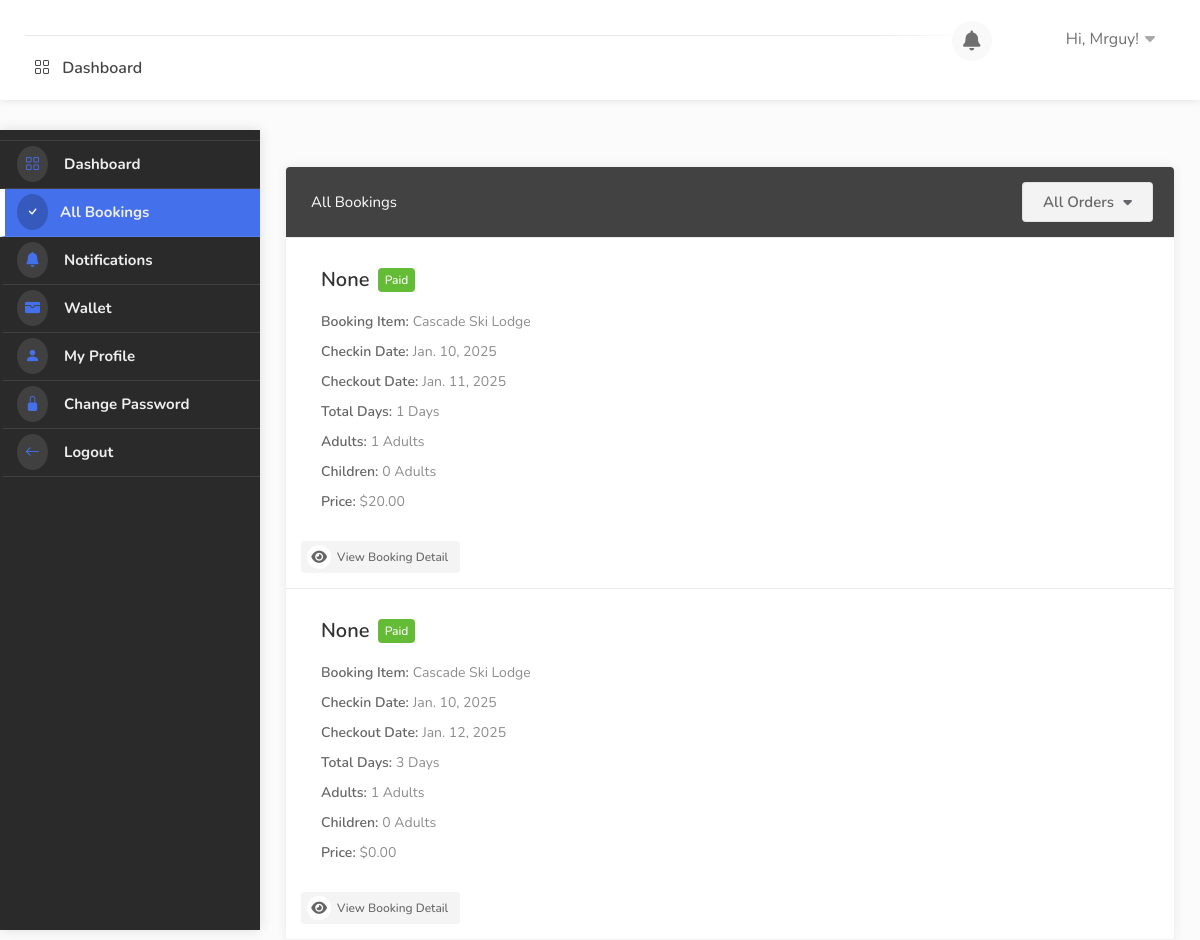
The page /dashboard/bookings/ (signed in) on the database its author committed.
### userauths/models.py (models this page shows, shortened)
class User(AbstractUser):
    full_name = models.CharField(max_length=1000, null=True, blank=True)
    username = models.CharField(max_length=100, null=True, blank=True)
    email = models.EmailField(unique=True)
    phone = models.CharField(max_length=100, null=True, blank=True)
    gender = models.CharField(max_length=100, choices=GENDER, null=True, blank=True)
    otp = models.CharField(max_length=100, null=True, blank=True)
    USERNAME_FIELD = "email"
    REQUIRED_FIELDS = ['username']

### hotel/models.py (models this page shows, shortened)
class Booking(models.Model):
    user = models.ForeignKey(User, on_delete=models.SET_NULL, null=True, blank=True)
    payment_status = models.CharField(max_length=100, choices=PAYMENT_STATUS, default="initiated")
    full_name = models.CharField(max_length=1000, null=True, blank=True)
    email = models.EmailField(null=True, blank=True)
    phone = models.CharField(max_length=1000, null=True, blank=True)
    hotel = models.ForeignKey(Hotel, on_delete=models.SET_NULL, null=True)
    room_type = models.ForeignKey(RoomType, on_delete=models.SET_NULL, null=True)
    room = models.ManyToManyField(Room)
    before_discount = models.DecimalField(max_digits=12, decimal_places=2, default=0.00)
    total = models.DecimalField(max_digits=12, decimal_places=2, default=0.00)
    saved = models.DecimalField(max_digits=12, decimal_places=2, default=0.00)
    check_in_date = models.DateField()
    check_out_date = models.DateField()
    total_days = models.PositiveIntegerField(default=0)
    num_adults = models.PositiveIntegerField(default=1)
    num_children = models.PositiveIntegerField(default=0)
    checked_in = models.BooleanField(default=False)
    checked_out = models.BooleanField(default=False)
    is_active = models.BooleanField(default=True)
    checked_in_tracker = models.BooleanField(default=False, help_text="DO NOT CHECK THIS BOX")
    checked_out_tracker = models.BooleanField(default=False, help_text="DO NOT CHECK THIS BOX")
    date = models.DateTimeField(auto_now_add=True, null=True, blank=True)
    coupons = models.ManyToManyField("hotel.Coupon", blank=True)
    stripe_payment_intent = models.CharField(max_length=200,null=True, blank=True)
    success_id = ShortUUIDField(length=300, max_length=505, alphabet="abcdefghijklmnopqrstuvxyz1234567890")
    booking_id = ShortUUIDField(unique=True, length=10, max_length=20, alphabet="abcdefghijklmnopqrstuvxyz")

class Hotel(models.Model):
    user = models.ForeignKey(User, on_delete=models.CASCADE)
    name = models.CharField(max_length=100)
    description = CKEditor5Field(config_name='extends', null=True, blank=True)
    image = models.FileField(upload_to="hotel_gallery")
    address = models.CharField(max_length=200)
    mobile = models.CharField(max_length=20)
    email = models.CharField(max_length=20)
    status = models.CharField(choices=HOTEL_STATUS, max_length=10, default="published", null=True, blank=True)
    tags = TaggableManager(blank=True)
    views = models.PositiveIntegerField(default=0)
    featured = models.BooleanField(default=False)
    hid = ShortUUIDField(unique=True, length=10, max_length=20, alphabet="abcdefghijklmnopqrstuvxyz1234567890")
    slug = models.SlugField(null=True, blank=True)
    date = models.DateTimeField(auto_now_add=True)
    def hotel_gallery(self):
        return HotelGallery.objects.filter(hotel=self)

### user_dashboard/views.py (the view)
# urls.py: path("bookings/", views.bookings, name="bookings"),
@login_required
def bookings(request):
    bookings = Booking.objects.filter(user=request.user, payment_status="paid")
    context = {
        "bookings":bookings,
    }
    return render(request, "user_dashboard/bookings.html", context)

### hotel/context_processor.py (called while the page is built)
def default(request):
    if 'selection_data_obj' in request.session:
        total_selected_items = len(request.session['selection_data_obj'])
    else:
        total_selected_items = 0
    try:
        noti = Notification.objects.filter(user=request.user, seen=False)
    except:
        noti = None
    return {
        "total_selected_items": total_selected_items,
        "noti": noti,
    }

### templates/user_dashboard/bookings.html (shortened to what this page needs)
{% extends 'partials/dashboard_base.html' %}
{% load static %}
{% block content %}
    <div id="dashboard">
        {% include 'partials/dashboard_sidebar.html' %}
        <div class="utf_dashboard_content">
            <div class="row">
                <div class="col-lg-12 col-md-12">
                  <div class="utf_dashboard_list_box margin-top-0">
                    <div class="sort-by my_sort_by">
                        <div class="utf_sort_by_select_item">
                          <select data-placeholder="All Listing" class="utf_chosen_select_single">
                            <option>All Orders</option>
                          </select>
                        </div>
                    </div>
                    <h4>All Bookings</h4>
                    <ul>
                        {% for b in bookings %}
                            <li class="utf_approved_booking_listing">
                                <div class="utf_list_box_listing_item bookings">
                                <div class="utf_list_box_listing_item_content">
                                    <div class="inner">
                                    <h3>{{b.full_name|title}} <span class="utf_booking_listing_status">{{b.payment_status|title}}</span></h3>
                                    <div class="utf_inner_booking_listing_list">
                                        <h5>Booking Item: </h5>
                                        <ul class="utf_booking_listing_list">
                                        <li>{{b.hotel.name}}</li>
                                        </ul>
                                    </div>
                                    <div class="utf_inner_booking_listing_list">
                                        <h5>Checkin Date:</h5>
                                        <ul class="utf_booking_listing_list">
                                          <li class="highlighted">{{b.check_in_date}}</li>
                                        </ul>
                                      </div>
                                      <div class="utf_inner_booking_listing_list">
                                        <h5>Checkout Date:</h5>
                                        <ul class="utf_booking_listing_list">
                                          <li class="highlighted">{{b.check_out_date}}</li>
                                        </ul>
                                      </div>
                                      <div class="utf_inner_booking_listing_list">
                                        <h5>Total Days:</h5>
                                        <ul class="utf_booking_listing_list">
                                          <li class="highlighted">{{ b.total_days }} Days</li>
                                        </ul>
                                      </div>
                                      <div class="utf_inner_booking_listing_list">
                                        <h5>Adults:</h5>
                                        <ul class="utf_booking_listing_list">
                                          <li class="highlighted">{{ b.num_adults }} Adults</li>
                                        </ul>
                                      </div>
                                      <div class="utf_inner_booking_listing_list">
                                        <h5>Children:</h5>
                                        <ul class="utf_booking_listing_list">
                                          <li class="highlighted">{{ b.num_children }} Adults</li>
                                        </ul>
                                      </div>
                                    <div class="utf_inner_booking_listing_list">
                                        <h5>Price:</h5>
                                        <ul class="utf_booking_listing_list">
                                            <li class="highlighted">${{b.total|floatformat:2}}</li>
                                        </ul>
                                    </div>
                                    </div>
                                </div>
                                </div>
                                <div class=""> <a href="{% url 'dashboard:booking_detail' b.booking_id %}" class="button gray reject"><i class="fas fa-eye"></i> View Booking Detail</a> </div>
                            </li>
                        {% endfor %}
                    </ul>
                  </div>
                </div>
              </div>
        </div>
    </div>
{% endblock content %}

### templates/partials/dashboard_base.html (shortened to what this page needs)
{% load static %}
<!DOCTYPE html>
<html lang="zxx">
<head>
    <link rel="stylesheet" href="{% static 'css/stylesheet.css' %}">
    <link rel="stylesheet" href="{% static 'css/mmenu.css' %}">
    <link rel="stylesheet" href="{% static 'css/perfect-scrollbar.css' %}">
    <link rel="stylesheet" href="{% static 'css/style.css' %}" id="colors">
    <link rel="stylesheet" href="https://cdn.jsdelivr.net/npm/bootstrap-icons@1.10.5/font/bootstrap-icons.css">
    <link rel="stylesheet" href="https://cdnjs.cloudflare.com/ajax/libs/font-awesome/4.7.0/css/font-awesome.css" />
    <link rel="stylesheet" href="https://cdnjs.cloudflare.com/ajax/libs/font-awesome/6.0.0/css/all.min.css" />
    <link rel="stylesheet" href="https://cdn.jsdelivr.net/npm/@mdi/font@7.2.96/css/materialdesignicons.min.css">
    <link href='https://unpkg.com/boxicons@2.1.4/css/boxicons.min.css' rel='stylesheet'>
    <link rel="stylesheet" href="https://cdn.jsdelivr.net/npm/remixicon-ligatures@2.5.0/fonts/remixicon.min.css">
    <link href="https://cdn.jsdelivr.net/npm/remixicon@2.2.0/fonts/remixicon.css" rel="stylesheet">
</head>
<body>
    <div id="main_wrapper">
        <header id="header_part" class="fixed fullwidth_block dashboard">
            <div id="header" class="not-sticky">
                <div class="container">
                    <div class="utf_left_side">
                        <nav id="navigation" class="style_one">
                            <ul id="responsive">
                                <li><a href="{% url 'dashboard:dashboard' %}"> <i class="bi bi-grid"></i> Dashboard</a></li>
                            </ul>
                        </nav>
                        <div class="clearfix"></div>
                    </div>
                    <div class="utf_right_side">
                        <div class="header_widget">
                            <div class="dashboard_header_button_item {% if noti %} has-noti {% endif %} js-item-menu">
                                <i class="fas fa-bell"></i>
                            </div>
                            <div class="utf_user_menu">
                                <div class="utf_user_name"><span><img src="{{request.user.profile.image.url}}" alt=""></span>Hi, {{request.user.username|title}}!</div>
                            </div>
                        </div>
                    </div>
                </div>
            </div>
        </header>
        {% block content %}
        {% endblock content %}
    </div>
</body>
</html>

### static/css/mmenu.css (style rules this page uses)
:root { --mm-line-height: 20px; --mm-listitem-size: 44px; --mm-navbar-size: 44px; --mm-offset-top: 0; --mm-offset-right: 0; --mm-offset-bottom: 0; --mm-offset-left: 0; --mm-color-border: rgba(0, 0, 0, 0.1); --mm-color-button: rgba(0, 0, 0, 0.3); --mm-color-text: rgba(0, 0, 0, 0.75); --mm-color-text-dimmed: rgba(0, 0, 0, 0.3); --mm-color-background: #f3f3f3; --mm-color-background-highlight: rgba(0, 0, 0, 0.05); --mm-color-background-emphasis: rgba(255, 255, 255, 0.4); --mm-shadow: 0 0 10px rgba(0, 0, 0, 0.3) }

### static/css/style.css (style rules this page uses)
a { color: #007BFF; text-decoration: none; font-weight: bold; display: inline-flex; align-items: center; }
a i { margin-right: 8px; }
body { color: #707070; font-size: 15px; line-height: 28px; background-color: #fff; }
body, h1, h2, h3, h4, h5, h6, input[type="text"], input[type="password"], input[type="email"], textarea, select, input[type="button"], input[type="submit"], button, #tiptip_content, .map-box p, .map-box div, .numerical-rating .utf_counter_star_rating, body .nav_responsive i.menu-trigger:after { font-family: 'Nunito', sans-serif; text-transform: none; }
h1, h2, h3, h4, h5, h6 { color: #323232; }
* { margin: 0px; padding: 0px; box-sizing: border-box; }
ul, li { margin: 0px; list-style-type: none; }

### rows shown on the page
User: user.username "Mrguy"
Booking: full_name "None", payment_status "Paid", hotel.name "Cascade Ski Lodge", check_in_date "Jan. 10, 2025", check_out_date "Jan. 11, 2025", total_days "1", num_adults "1", num_children "0", total "20.00"
Booking: full_name "None", payment_status "Paid", hotel.name "Cascade Ski Lodge", check_in_date "Jan. 10, 2025", check_out_date "Jan. 12, 2025", total_days "3", num_adults "1", num_children "0", total "0.00"
